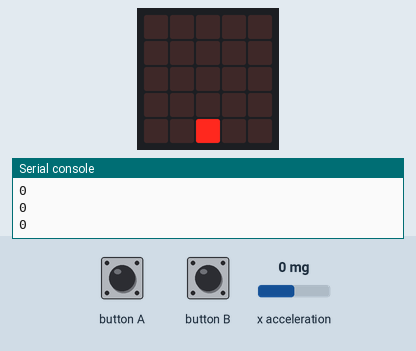
A program run on a simulated BBC micro:bit (MakeCode). Parts: the board's 5×5 LED display, the last lines printed to the serial console. The test bench sets the inputs (shaded band); at power-on: x acceleration 0 mg. USB keyboard and mouse output is not drawn.

Above: at 1.2 s.
1.3 s: x acceleration set to -1440 mg
At 2.3 s:
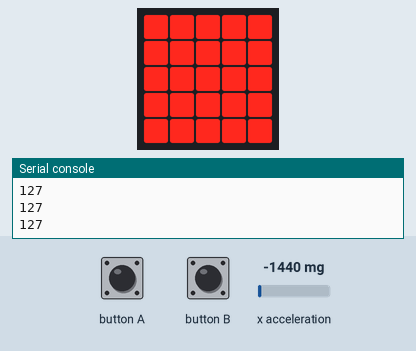
2.8 s: x acceleration set to -750 mg
At 4.0 s:
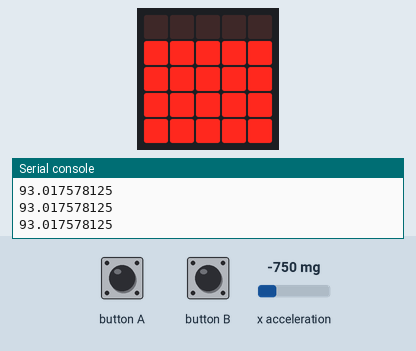
4.3 s: x acceleration set to 0 mg
At 5.5 s:
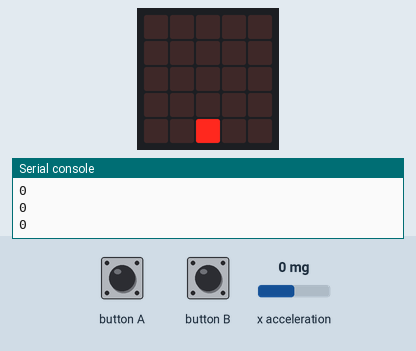
5.8 s: x acceleration set to 750 mg
At 6.4 s:
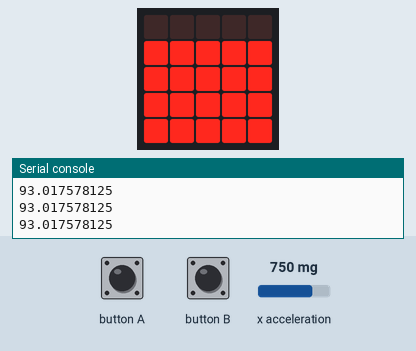
Timing chart, 0 to 8.3 s (numbered marks = the images above; inputs shaded):
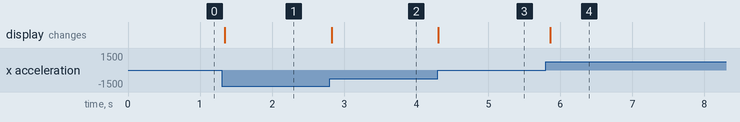

The program:

main.ts
```typescript
let steer = 0
let x = 0
gamepad.startGamepadService()
basic.forever(function () {
    x = input.acceleration(Dimension.X)
    steer = Math.map(x, -1024, 1024, -127, 127)
    steer = Math.constrain(steer, -127, 127)
    let throttle = input.buttonIsPressed(Button.B) ? 127 : 0
let brake = input.buttonIsPressed(Button.A) ? 127 : 0
gamepad.send(
    gamepad._buttons(GameButton.none, true),
    steer,
    0,
    gamepad._dpad(GameDirection.noDirection),
    throttle,
    brake
    )
    led.plotBarGraph(
    Math.abs(steer),
    127
    )
    basic.pause(50)
})
```

test.ts
```typescript
// 在這裡測試；當此封包作為擴充功能時，將不會編譯此內容。
```

Measured:
- after the input at 1.3 s, the display: changes at once (image 1)
- after the input at 2.8 s, the display: changes at once (image 2)
- after the input at 4.3 s, the display: changes at once (image 3)
- after the input at 5.8 s, the display: changes after 0.06 s (image 4)
